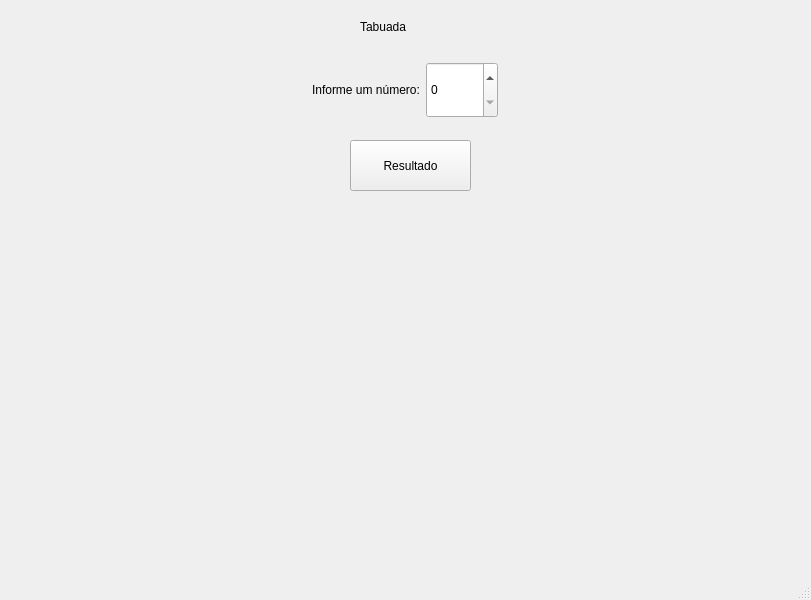
<?xml version="1.0" encoding="UTF-8"?>
<ui version="4.0">
 <class>MainWindow</class>
 <widget class="QMainWindow" name="MainWindow">
  <property name="geometry">
   <rect>
    <x>0</x>
    <y>0</y>
    <width>811</width>
    <height>600</height>
   </rect>
  </property>
  <property name="windowTitle">
   <string>MainWindow</string>
  </property>
  <widget class="QWidget" name="centralwidget">
   <widget class="QWidget" name="horizontalLayoutWidget">
    <property name="geometry">
     <rect>
      <x>-1</x>
      <y>50</y>
      <width>811</width>
      <height>80</height>
     </rect>
    </property>
    <layout class="QHBoxLayout" name="horizontalLayout_2">
     <item>
      <spacer name="horizontalSpacer">
       <property name="orientation">
        <enum>Qt::Horizontal</enum>
       </property>
       <property name="sizeHint" stdset="0">
        <size>
         <width>40</width>
         <height>20</height>
        </size>
       </property>
      </spacer>
     </item>
     <item>
      <widget class="QLabel" name="label">
       <property name="styleSheet">
        <string notr="true">font: 16pt &quot;MS Shell Dlg 2&quot;;</string>
       </property>
       <property name="text">
        <string>Informe um número:</string>
       </property>
      </widget>
     </item>
     <item>
      <widget class="QSpinBox" name="numero">
       <property name="styleSheet">
        <string notr="true">font: 20pt &quot;MS Shell Dlg 2&quot;;
width: 50px;
height: 50px;</string>
       </property>
      </widget>
     </item>
     <item>
      <spacer name="horizontalSpacer_2">
       <property name="orientation">
        <enum>Qt::Horizontal</enum>
       </property>
       <property name="sizeHint" stdset="0">
        <size>
         <width>40</width>
         <height>20</height>
        </size>
       </property>
      </spacer>
     </item>
    </layout>
   </widget>
   <widget class="QPushButton" name="botao">
    <property name="geometry">
     <rect>
      <x>350</x>
      <y>140</y>
      <width>121</width>
      <height>51</height>
     </rect>
    </property>
    <property name="styleSheet">
     <string notr="true">font: 14pt &quot;MS Shell Dlg 2&quot;;</string>
    </property>
    <property name="text">
     <string>Resultado</string>
    </property>
   </widget>
   <widget class="QLabel" name="label_2">
    <property name="geometry">
     <rect>
      <x>360</x>
      <y>10</y>
      <width>103</width>
      <height>33</height>
     </rect>
    </property>
    <property name="styleSheet">
     <string notr="true">font: 75 20pt &quot;MS Shell Dlg 2&quot;;</string>
    </property>
    <property name="text">
     <string>Tabuada</string>
    </property>
   </widget>
   <widget class="QWidget" name="horizontalLayoutWidget_2">
    <property name="geometry">
     <rect>
      <x>0</x>
      <y>200</y>
      <width>811</width>
      <height>341</height>
     </rect>
    </property>
    <layout class="QHBoxLayout" name="horizontalLayout_8">
     <item>
      <spacer name="horizontalSpacer_3">
       <property name="orientation">
        <enum>Qt::Horizontal</enum>
       </property>
       <property name="sizeHint" stdset="0">
        <size>
         <width>40</width>
         <height>20</height>
        </size>
       </property>
      </spacer>
     </item>
     <item>
      <widget class="QLabel" name="resultado">
       <property name="styleSheet">
        <string notr="true">font: 12pt &quot;MS Shell Dlg 2&quot;;
color: green;</string>
       </property>
       <property name="text">
        <string/>
       </property>
       <property name="wordWrap">
        <bool>true</bool>
       </property>
      </widget>
     </item>
     <item>
      <spacer name="horizontalSpacer_4">
       <property name="orientation">
        <enum>Qt::Horizontal</enum>
       </property>
       <property name="sizeHint" stdset="0">
        <size>
         <width>40</width>
         <height>20</height>
        </size>
       </property>
      </spacer>
     </item>
    </layout>
   </widget>
  </widget>
  <widget class="QMenuBar" name="menubar">
   <property name="geometry">
    <rect>
     <x>0</x>
     <y>0</y>
     <width>811</width>
     <height>21</height>
    </rect>
   </property>
  </widget>
  <widget class="QStatusBar" name="statusbar"/>
 </widget>
 <resources/>
 <connections/>
</ui>
